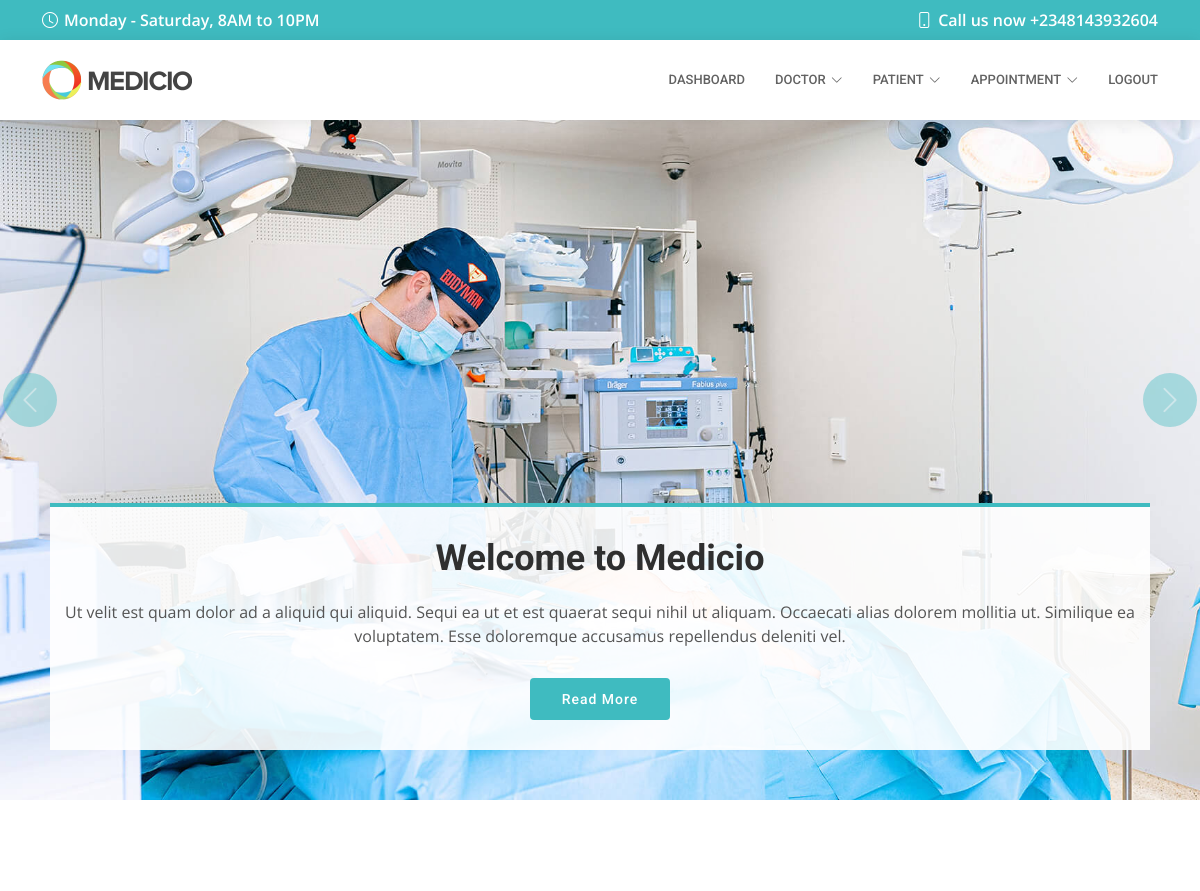
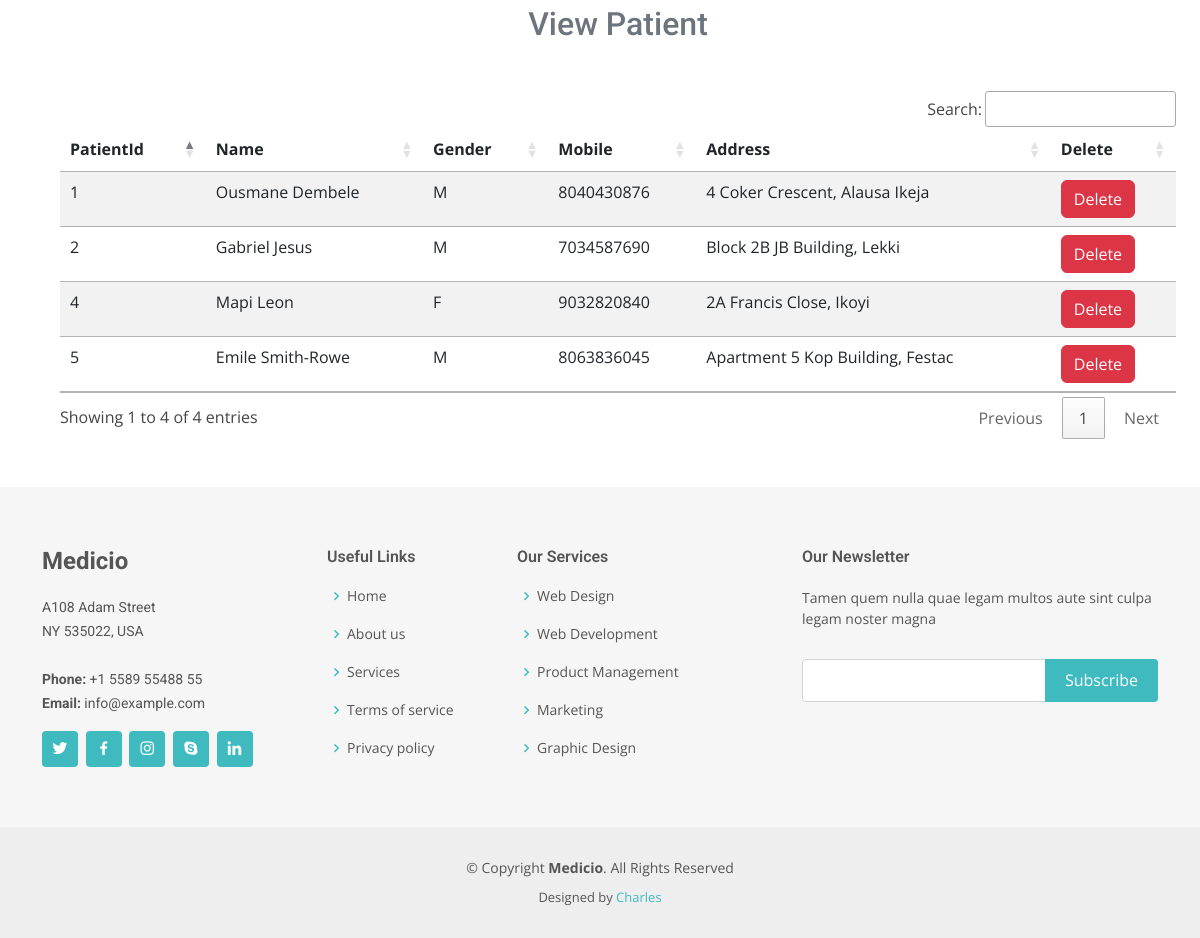
Page /view_patient/ (signed in) on the committed database (2 pictures, top to bottom).
### hospital/models.py (models this page shows, shortened)
class Patient(models.Model):
    name = models.CharField(max_length=50)
    gender = models.CharField(max_length=10)
    mobile = models.IntegerField(null=True)
    address = models.TextField()

### hospital/views.py (the view)
# urls.py: path('view_patient/', views.View_Patient, name='view_patient'),
def View_Patient(request):
    if not request.user.is_staff:
        return redirect('login')
    doc = Patient.objects.all()
    d = {'doc': doc}
    return render(request, 'view_patient.html', d)

### hospital/templates/view_patient.html (shortened to what this page needs)
{% include 'base.html' %}
{% load static %}
{% include 'navigation.html' %}
{% block banner-slider %}
<section id="hero">
    <div id="heroCarousel" data-bs-interval="5000" class="carousel slide carousel-fade" data-bs-ride="carousel">
      <div class="carousel-inner" role="listbox">
        <div class="carousel-item active" style="background-image: url({% static 'assets/img/slide/slide-1.jpg' %});">
          <div class="container">
            <h2>Welcome to <span>Medicio</span></h2>
            <p>Ut velit est quam dolor ad a aliquid qui aliquid. Sequi ea ut et est quaerat sequi nihil ut aliquam. Occaecati alias dolorem mollitia ut. Similique ea voluptatem. Esse doloremque accusamus repellendus deleniti vel.</p>
            <a href="{% url 'about' %}" class="btn-get-started scrollto">Read More</a>
          </div>
        </div>
      </div>
      <a class="carousel-control-prev" href="#heroCarousel" role="button" data-bs-slide="prev">
        <span class="carousel-control-prev-icon bi bi-chevron-left" aria-hidden="true"></span>
      </a>
      <a class="carousel-control-next" href="#heroCarousel" role="button" data-bs-slide="next">
        <span class="carousel-control-next-icon bi bi-chevron-right" aria-hidden="true"></span>
      </a>
    </div>
</section>
{% endblock banner-slider %}
{% block content %}
<div class="container table-responsive m-5">
    <h2 class="text-center text-secondary m-5">View Patient</h2>
    <table id="example" class="table table-striped table-hover">
        <thead>
            <tr>
                <th scope="col">PatientId</th>
                <th scope="col">Name</th>
                <th scope="col">Gender</th>
                <th scope="col">Mobile</th>
                <th scope="col">Address</th>
                <th scope="col">Delete</th>
            </tr>
        </thead>
        <tbody>
            {% for i in doc %}
            <tr>
                <td>{{ i.id }}</td>
                <td>{{ i.name }}</td>
                <td>{{ i.gender }}</td>
                <td>{{ i.mobile }}</td>
                <td>{{ i.address }}</td>
                <td><a href="{% url 'delete_patient' i.id %}" onclick="return confirm('Are you sure you want to delete?')" class="btn btn-danger">Delete</a></td>
            </tr>
            {% endfor %}
        </tbody>
    </table>
</div>
<footer id="footer">
    <div class="footer-top">
        <div class="container">
            <div class="row">
            <div class="col-lg-3 col-md-6">
                <div class="footer-info">
                <h3>Medicio</h3>
                <p>
                    A108 Adam Street <br>
                    NY 535022, USA<br><br>
                    <strong>Phone:</strong> +1 5589 55488 55<br>
                    <strong>Email:</strong> info@example.com<br>
                </p>
                <div class="social-links mt-3">
                    <a href="#" class="twitter"><i class="bx bxl-twitter"></i></a>
                    <a href="#" class="facebook"><i class="bx bxl-facebook"></i></a>
                    <a href="#" class="instagram"><i class="bx bxl-instagram"></i></a>
                    <a href="#" class="google-plus"><i class="bx bxl-skype"></i></a>
                    <a href="#" class="linkedin"><i class="bx bxl-linkedin"></i></a>
                </div>
                </div>
            </div>
            <div class="col-lg-2 col-md-6 footer-links">
                <h4>Useful Links</h4>
                <ul>
                <li><i class="bx bx-chevron-right"></i> <a href="#">Home</a></li>
                <li><i class="bx bx-chevron-right"></i> <a href="#">About us</a></li>
                <li><i class="bx bx-chevron-right"></i> <a href="#">Services</a></li>
                <li><i class="bx bx-chevron-right"></i> <a href="#">Terms of service</a></li>
                <li><i class="bx bx-chevron-right"></i> <a href="#">Privacy policy</a></li>
                </ul>
            </div>
            <div class="col-lg-3 col-md-6 footer-links">
                <h4>Our Services</h4>
                <ul>
                <li><i class="bx bx-chevron-right"></i> <a href="#">Web Design</a></li>
                <li><i class="bx bx-chevron-right"></i> <a href="#">Web Development</a></li>
                <li><i class="bx bx-chevron-right"></i> <a href="#">Product Management</a></li>
                <li><i class="bx bx-chevron-right"></i> <a href="#">Marketing</a></li>
                <li><i class="bx bx-chevron-right"></i> <a href="#">Graphic Design</a></li>
                </ul>
            </div>
            <div class="col-lg-4 col-md-6 footer-newsletter">
                <h4>Our Newsletter</h4>
                <p>Tamen quem nulla quae legam multos aute sint culpa legam noster magna</p>
                <form action="" method="post">
                <input type="email" name="email"><input type="submit" value="Subscribe">
                </form>
            </div>
            </div>
        </div>
    </div>
    <div class="container">
        <div class="copyright">
            &copy; Copyright <strong><span>Medicio</span></strong>. All Rights Reserved
        </div>
        <div class="credits">
            Designed by <a href="#">Charles</a>
        </div>
    </div>
</footer>
{% endblock content %}

### hospital/static/assets/css/style.css (style rules this page uses)
body { font-family: "Open Sans", sans-serif; color: #444444; }
a { color: #3fbbc0; text-decoration: none; }
h1, h2, h3, h4, h5, h6 { font-family: "Roboto", sans-serif; }
#hero { width: 100%; height: 100vh; background-color: rgba(60, 60, 60, 0.8); overflow: hidden; position: relative; }
#hero .carousel, #hero .carousel-inner, #hero .carousel-item, #hero .carousel-item::before { position: absolute; top: 0; right: 0; left: 0; bottom: 0; }
#hero .carousel-item { background-size: cover; background-position: center; background-repeat: no-repeat; display: flex; justify-content: center; align-items: flex-end; }
#hero .container { text-align: center; background: rgba(255, 255, 255, 0.9); padding-top: 30px; padding-bottom: 30px; margin-bottom: 50px; border-top: 4px solid #3fbbc0; }
@media (max-width: 1200px) { #hero .container { margin-left: 50px; margin-right: 50px; } }
#hero h2 { color: #2f2f2f; margin-bottom: 20px; font-size: 36px; font-weight: 700; }
#hero p { margin: 0 auto 30px auto; color: #555555; }
#hero .carousel-inner .carousel-item { transition-property: opacity; background-position: center top; }
#hero .carousel-inner .carousel-item, #hero .carousel-inner .active.carousel-item-start, #hero .carousel-inner .active.carousel-item-end { opacity: 0; }
#hero .carousel-inner .active, #hero .carousel-inner .carousel-item-next.carousel-item-start, #hero .carousel-inner .carousel-item-prev.carousel-item-end { opacity: 1; transition: 0.5s; }
#hero .carousel-control-next-icon, #hero .carousel-control-prev-icon { background: none; font-size: 30px; line-height: 0; width: auto; height: auto; background: rgba(63, 187, 192, 0.8); border-radius: 50px; transition: 0.3s; color: rgba(255, 255, 255, 0.5); width: 54px; height: 54px; display: flex; align-items: center; justify-content: center; }
#hero .btn-get-started { font-family: "Roboto", sans-serif; font-weight: 500; font-size: 14px; letter-spacing: 1px; display: inline-block; padding: 14px 32px; border-radius: 4px; transition: 0.5s; line-height: 1; color: #fff; background: #3fbbc0; }
@media (min-width: 1024px) { #hero .carousel-control-prev, #hero .carousel-control-next { width: 5%; } }
section { padding: 60px 0; overflow: hidden; }
#footer { background: #eeeeee; padding: 0 0 30px 0; color: #555555; font-size: 14px; }
#footer .footer-top { background: #f6f6f6; padding: 60px 0 30px 0; }
#footer .footer-top .footer-info { margin-bottom: 30px; }
#footer .footer-top .footer-info h3 { font-size: 24px; margin: 0 0 20px 0; padding: 2px 0 2px 0; line-height: 1; font-weight: 700; }
#footer .footer-top .footer-info p { font-size: 14px; line-height: 24px; margin-bottom: 0; font-family: "Roboto", sans-serif; }
#footer .footer-top .social-links a { font-size: 18px; display: inline-block; background: #3fbbc0; color: #fff; line-height: 1; padding: 8px 0; margin-right: 4px; border-radius: 4px; text-align: center; width: 36px; height: 36px; transition: 0.3s; }
#footer .footer-top h4 { font-size: 16px; font-weight: 600; position: relative; padding-bottom: 12px; }
#footer .footer-top .footer-links { margin-bottom: 30px; }
#footer .footer-top .footer-links ul { list-style: none; padding: 0; margin: 0; }
#footer .footer-top .footer-links ul i { padding-right: 2px; color: #3fbbc0; font-size: 18px; line-height: 1; }
#footer .footer-top .footer-links ul li { padding: 10px 0; display: flex; align-items: center; }
#footer .footer-top .footer-links ul li:first-child { padding-top: 0; }
#footer .footer-top .footer-links ul a { color: #555555; transition: 0.3s; display: inline-block; line-height: 1; }
#footer .footer-top .footer-newsletter form { margin-top: 30px; background: #fff; padding: 6px 10px; position: relative; border: 1px solid #d5d5d5; border-radius: 4px; }
#footer .footer-top .footer-newsletter form input[type=email] { border: 0; padding: 4px; width: calc(100% - 110px); }
#footer .footer-top .footer-newsletter form input[type=submit] { position: absolute; top: -1px; right: -1px; bottom: -1px; border: 0; background: none; font-size: 16px; padding: 0 20px; background: #3fbbc0; color: #fff; transition: 0.3s; border-radius: 0 4px 4px 0; }
#footer .copyright { text-align: center; padding-top: 30px; }
#footer .credits { padding-top: 10px; text-align: center; font-size: 13px; }

### rows in the picture
Patient: id "1", name "Ousmane Dembele", gender "M", mobile "8040430876", address "4 Coker Crescent, Alausa Ikeja"
Patient: id "2", name "Gabriel Jesus", gender "M", mobile "7034587690", address "Block 2B JB Building, Lekki"
Patient: id "4", name "Mapi Leon", gender "F", mobile "9032820840", address "2A Francis Close, Ikoyi"
Patient: id "5", name "Emile Smith-Rowe", gender "M", mobile "8063836045", address "Apartment 5 Kop Building, Festac"
